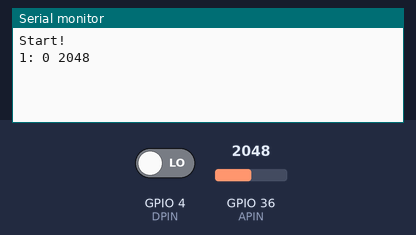
The sketch below on a simulated ESP32. Parts: the last lines printed to the serial monitor. Inputs (shaded band) come from the test bench; at power-on: GPIO 36 (APIN) = 2048, GPIO 4 (DPIN) LOW.

Above: at 1.2 s.
1.3 s: GPIO 36 (APIN) set to 2866
At 1.8 s:
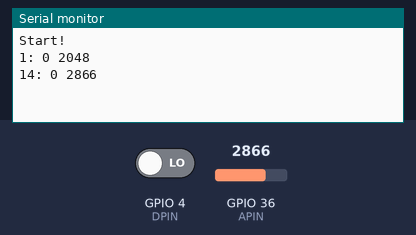
2.8 s: GPIO 36 (APIN) set to 3603
At 4.2 s:
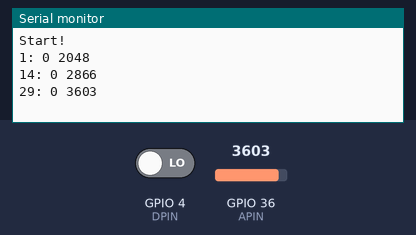

Measured:
- after the input at 1.3 s, the serial monitor: prints a new line at once (image 1)
- after the input at 2.8 s, the serial monitor: prints a new line at once (image 2)

The sketch:

ky-024.ino
```cpp
#include <Arduino.h>
//#include <OneWire.h>
//#include <DallasTemperature.h>

// KY-024 датчик Холла

// D2 - 2
#define DPIN 4
// A0 - 17
#define APIN A0

int n = 0;
float last = 0.;


void setup()
{
	Serial.begin(115200);
	pinMode(DPIN, INPUT);
	pinMode(APIN, INPUT);

	Serial.println("\nStart!");
	n = 1;
}// setup


void loop()
{
	int dres = digitalRead(DPIN);
	float ares = analogRead(APIN);

	float dl = 0.;
	if ( ares > last )
		dl = ares - last;
	else
		dl = last - ares;

	if ( dl >= 5. ){
		Serial.printf("%d: %d %.0f\n", n, dres, ares);
	}

	n++;
	last = ares;
	delay(100);
}// loop
```
